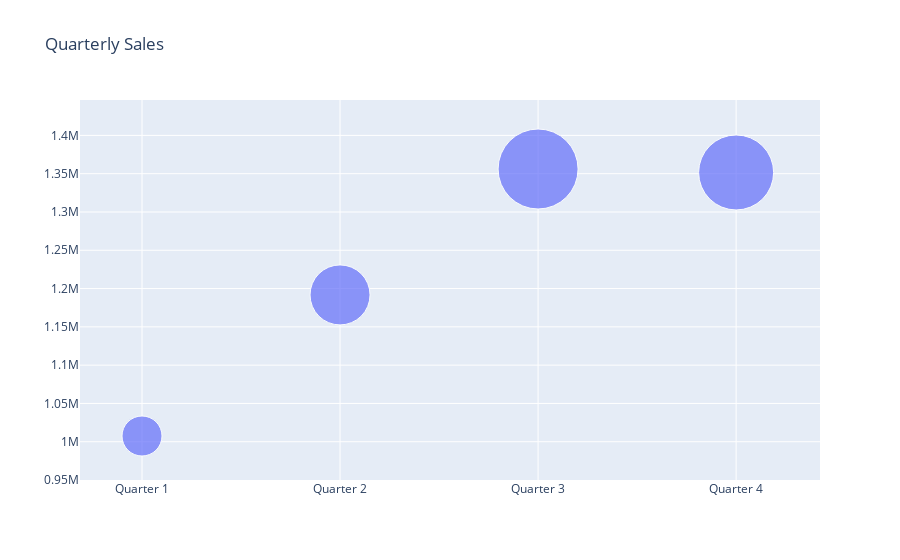

The notebook cell saved with this chart:
### Code cell
fig = go.Figure(data=[go.Scatter(
    x=quat_sa['Quarters'], y=quat_sa['Quantity'],
    mode='markers',
    marker_size=[40, 60, 80, 75])
])
fig.update_layout(title='Quarterly Sales')
py.iplot(fig)

### Figure 1 — Plotly figure (JSON) as saved in the notebook; plotly's stock layout.template omitted (floating-point values rounded to 4 significant figures)
{"data": [{"marker": {"size": [40, 60, 80, 75]}, "mode": "markers", "type": "scatter", "x": ["Quarter 1", "Quarter 2", "Quarter 3", "Quarter 4"], "y": [1007492, 1191699, 1356114, 1351583]}], "layout": {"title": {"text": "Quarterly Sales"}}}
